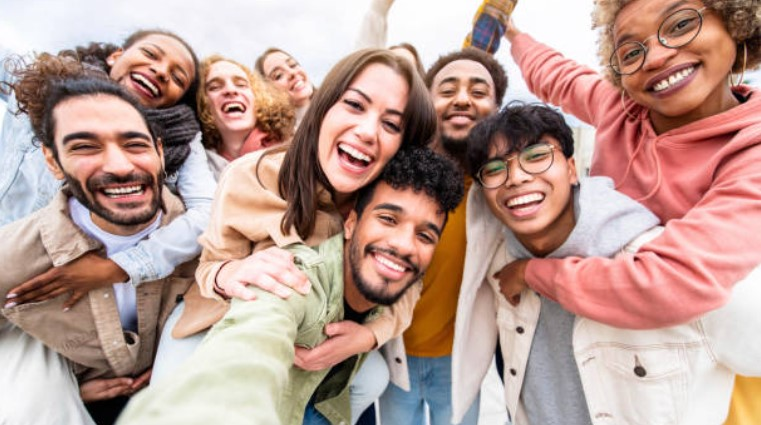
#> input picture IMG.jpg, 761 x 425 px
$ python capture.py
#> lines starting #> are read from the running program, lines starting #| are printed output that depends on the picture; after the words box and inside, x2 and y2 are one past the last pixel; in counts of white or black regions, pixels touching at a corner belong together
import cv2

face_cascade_db = cv2.CascadeClassifier('haarcascade_frontalface_default.xml')

img = cv2.imread('IMG.jpg')
#> img is the input picture: shape (425, 761, 3); mean B, G, R 147.3, 156, 186.7
img_gray = cv2.cvtColor(img, cv2.COLOR_BGR2GRAY)
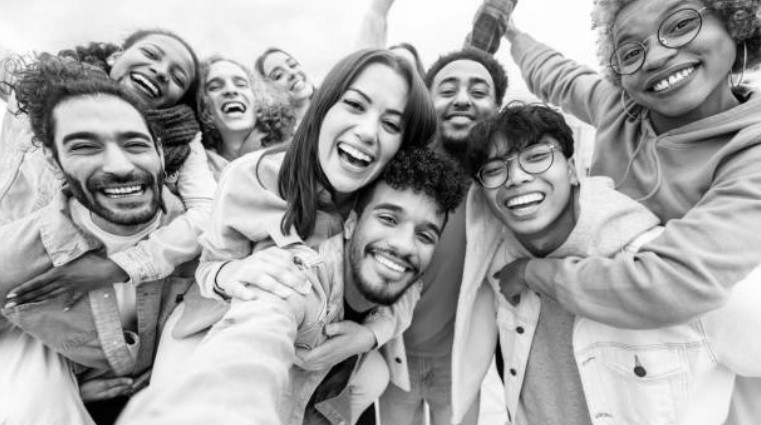
#> img_gray: shape (425, 761); min 0, max 255, mean 164.2

faces = face_cascade_db.detectMultiScale(img_gray, 1.1, 19)
#> faces = [[422, 57, 80, 80], [40, 93, 134, 134]]
for (x, y, w, h) in faces:
    cv2.rectangle(img, (x,y), (x+w, y+h), (0,255,0), 2)
#> this loop made 2 passes
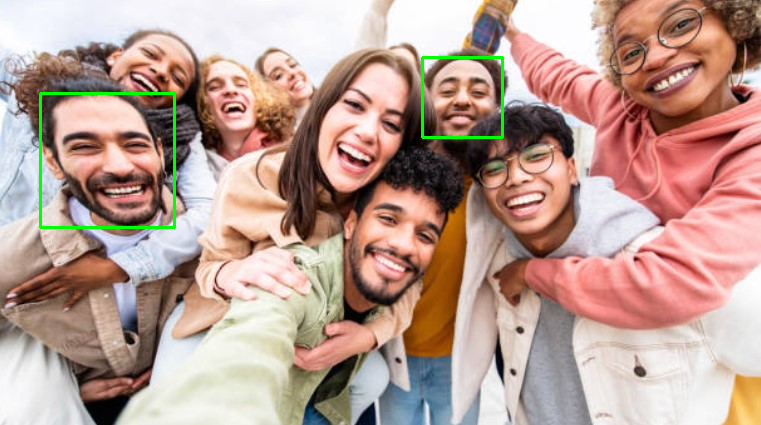
#> img: shape (425, 761, 3); 0.79% of pixels changed, all inside (x1, y1, x2, y2) = (39, 56, 504, 229)

cv2.imshow('rez', img)
cv2.waitKey()
